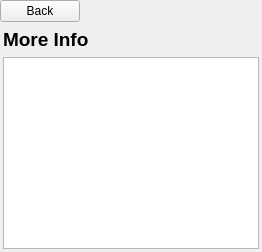
      <widget class="QWidget" name="updateManagerMoreInfoPage">
       <layout class="QVBoxLayout" name="verticalLayout_22">
        <property name="leftMargin">
         <number>0</number>
        </property>
        <property name="topMargin">
         <number>0</number>
        </property>
        <property name="rightMargin">
         <number>0</number>
        </property>
        <property name="bottomMargin">
         <number>0</number>
        </property>
        <item>
         <layout class="QHBoxLayout" name="toolbarHorizontalLayout_6">
          <property name="spacing">
           <number>0</number>
          </property>
          <property name="topMargin">
           <number>0</number>
          </property>
          <item>
           <widget class="QPushButton" name="backPushButton_5">
            <property name="enabled">
             <bool>true</bool>
            </property>
            <property name="sizePolicy">
             <sizepolicy hsizetype="Fixed" vsizetype="Fixed">
              <horstretch>0</horstretch>
              <verstretch>0</verstretch>
             </sizepolicy>
            </property>
            <property name="focusPolicy">
             <enum>Qt::TabFocus</enum>
            </property>
            <property name="text">
             <string>Back</string>
            </property>
            <property name="icon">
             <iconset theme="go-previous">
              <normaloff>.</normaloff>.</iconset>
            </property>
            <property name="iconSize">
             <size>
              <width>16</width>
              <height>16</height>
             </size>
            </property>
           </widget>
          </item>
          <item>
           <spacer name="horizontalSpacer_14">
            <property name="orientation">
             <enum>Qt::Horizontal</enum>
            </property>
            <property name="sizeHint" stdset="0">
             <size>
              <width>40</width>
              <height>20</height>
             </size>
            </property>
           </spacer>
          </item>
         </layout>
        </item>
        <item>
         <layout class="QVBoxLayout" name="verticalLayout_20">
          <property name="leftMargin">
           <number>3</number>
          </property>
          <property name="topMargin">
           <number>0</number>
          </property>
          <property name="rightMargin">
           <number>3</number>
          </property>
          <property name="bottomMargin">
           <number>3</number>
          </property>
          <item>
           <widget class="QLabel" name="updateManagerMoreInfoTitleLabel">
            <property name="sizePolicy">
             <sizepolicy hsizetype="Preferred" vsizetype="Maximum">
              <horstretch>0</horstretch>
              <verstretch>0</verstretch>
             </sizepolicy>
            </property>
            <property name="font">
             <font>
              <pointsize>14</pointsize>
              <weight>75</weight>
              <bold>true</bold>
             </font>
            </property>
            <property name="text">
             <string>More Info</string>
            </property>
            <property name="alignment">
             <set>Qt::AlignBottom|Qt::AlignLeading|Qt::AlignLeft</set>
            </property>
           </widget>
          </item>
          <item>
           <widget class="QListWidget" name="updateManagerMoreInfoListWidget">
            <property name="enabled">
             <bool>true</bool>
            </property>
            <property name="sizePolicy">
             <sizepolicy hsizetype="Preferred" vsizetype="Expanding">
              <horstretch>0</horstretch>
              <verstretch>0</verstretch>
             </sizepolicy>
            </property>
            <property name="focusPolicy">
             <enum>Qt::StrongFocus</enum>
            </property>
            <property name="styleSheet">
             <string notr="true">alternate-background-color: rgba(16, 16, 16, 32)</string>
            </property>
            <property name="alternatingRowColors">
             <bool>true</bool>
            </property>
            <property name="selectionMode">
             <enum>QAbstractItemView::NoSelection</enum>
            </property>
            <property name="verticalScrollMode">
             <enum>QAbstractItemView::ScrollPerItem</enum>
            </property>
            <property name="horizontalScrollMode">
             <enum>QAbstractItemView::ScrollPerItem</enum>
            </property>
            <property name="isWrapping" stdset="0">
             <bool>false</bool>
            </property>
            <property name="spacing">
             <number>0</number>
            </property>
           </widget>
          </item>
         </layout>
        </item>
       </layout>
      </widget>
